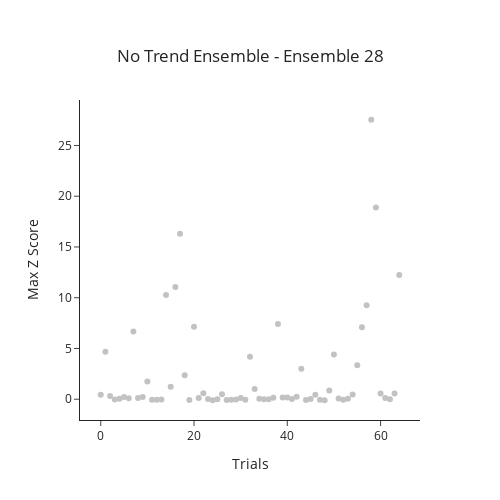

This figure's notebook cell:
### Code cell
## Plot peak activation of a no-trend ensemble
activations = mouse_binned_activations['mc09']['Reversal1']
ensemble_number = 28
fig = pf.plot_activation_strength(activations, ensemble_number = ensemble_number, figure_path = figure_path, x_bin_size = None,
                                  title = 'No Trend Ensemble', y_title = 'Max Z Score', x_title = 'Trials', 
                                  file_name = 'max_strength_notrend_forward_trials.png'.format(x_bin_size), marker_color = 'darkgrey')

### Figure 1 — Plotly figure (JSON) as saved in the notebook; plotly's stock layout.template omitted (floating-point values rounded to 4 significant figures)
{"data": [{"marker": {"color": "darkgrey"}, "mode": "markers", "opacity": 0.7, "type": "scatter", "x": [0, 1, 2, 3, 4, 5, 6, 7, 8, 9, 10, 11, 12, 13, 14, 15, 16, 17, 18, 19, 20, 21, 22, 23, 24, 25, 26, 27, 28, 29, 30, 31, 32, 33, 34, 35, 36, 37, 38, 39, 40, 41, 42, 43, 44, 45, 46, 47, 48, 49, 50, 51, 52, 53, 54, 55, 56, 57, 58, 59, 60, 61, 62, 63, 64], "y": [0.4526, 4.687, 0.3075, -0.03513, 0.03544, 0.2301, 0.09665, 6.679, 0.1238, 0.225, 1.743, -0.06178, -0.04834, -0.03562, 10.27, 1.236, 11.05, 16.3, 2.358, -0.06707, 7.15, 0.1207, 0.5805, 0.03478, -0.08913, 0.003793, 0.4791, -0.07438, -0.05907, -0.0324, 0.1251, -0.05146, 4.176, 1.0, 0.05718, -0.004794, 0.009537, 0.1347, 7.4, 0.1824, 0.1674, 0.03511, 0.2335, 3.011, -0.0777, 0.0235, 0.4348, -0.04023, -0.1001, 0.8541, 4.413, 0.07349, -0.04727, 0.05381, 0.4681, 3.342, 7.084, 9.264, 27.54, 18.89, 0.5693, 0.1327, 0.009807, 0.5759, 12.25]}], "layout": {"height": 500, "title": {"text": "No Trend Ensemble - Ensemble 28", "x": 0.5, "xanchor": "center", "y": 0.9, "yanchor": "top"}, "width": 500, "xaxis": {"title": {"text": "Trials"}}, "yaxis": {"title": {"text": "Max Z Score"}}}}
